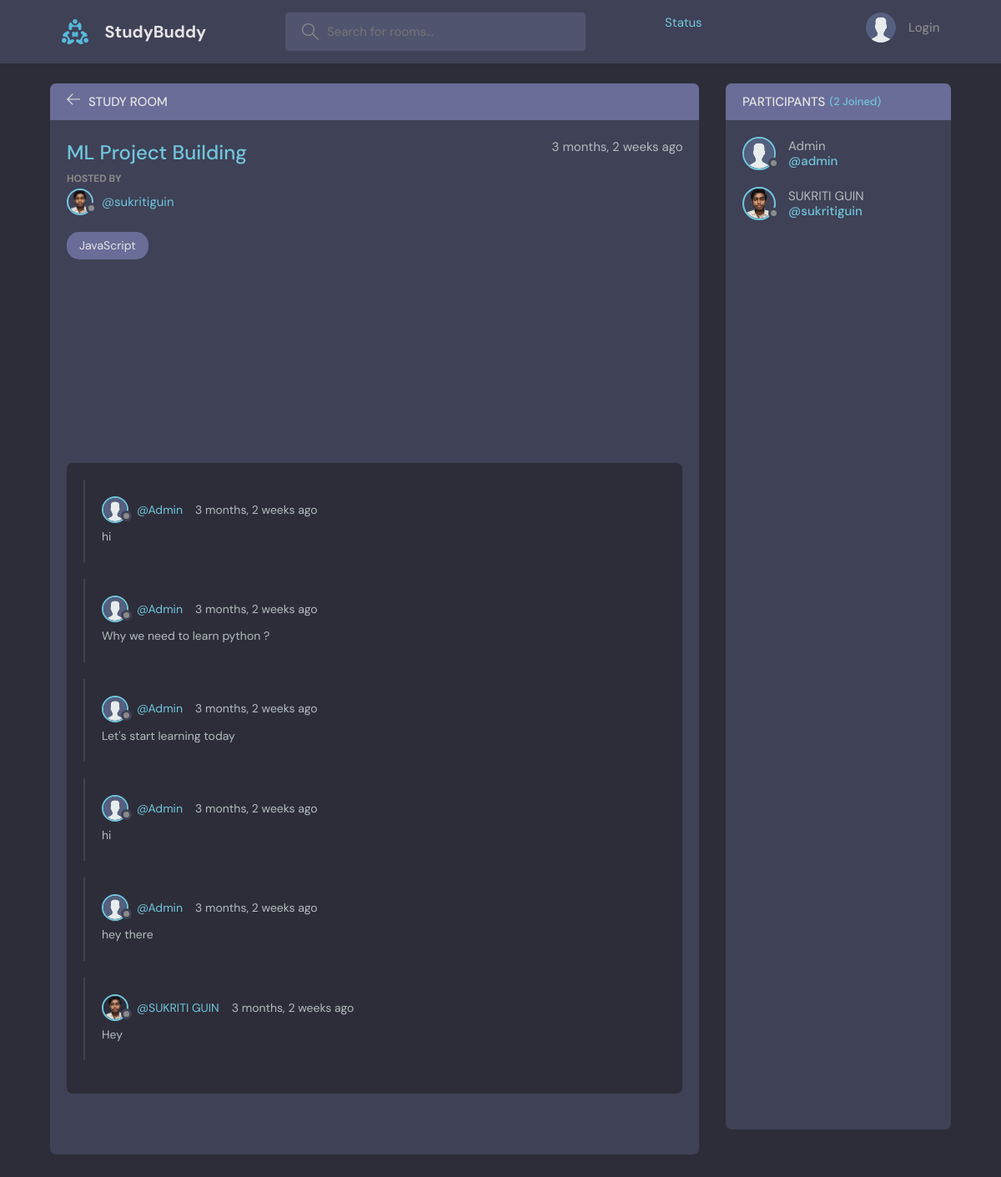
Page /room/2/ on the committed database.
### base/models.py (models this page shows, shortened)
class Room(models.Model):
    host = models.ForeignKey(User, on_delete=models.SET_NULL, null=True)
    topic = models.ForeignKey(Topic, on_delete=models.SET_NULL, null=True)
    name = models.CharField(max_length=200)
    description = models.TextField(null=True, blank=True)
    participants = models.ManyToManyField(User, related_name='participants', blank=True)
    updated = models.DateTimeField(auto_now=True)
    created = models.DateTimeField(auto_now_add=True)
    class Meta:
        ordering = ['-updated', '-created']

class User(AbstractUser):
    name = models.CharField(max_length=255, null=True)
    email = models.EmailField(unique=True, null=True)
    bio = models.TextField(null=True, blank=True)
    avatar = models.ImageField(null=True, default="avatar.svg")
    USERNAME_FIELD = 'email'
    REQUIRED_FIELDS = []

class Message(models.Model):
    user = models.ForeignKey(User, on_delete=models.CASCADE)
    room = models.ForeignKey(Room, on_delete=models.CASCADE)
    body = models.TextField()
    updated = models.DateTimeField(auto_now=True)
    created = models.DateTimeField(auto_now_add=True)
    class Meta:
        ordering = ['-updated', '-created']

### base/views.py (the view, shortened to what this page needs)
# urls.py: path('room/<str:pk>/', views.room, name='room'),
def room(request, pk):
    room = Room.objects.get(id=pk)
    room_messages = room.message_set.all()
    image_messages = room.imagemessage_set.all()
    pdf_messages = room.pdfmessage_set.all()
    participants = room.participants.all()
    all_messages = sorted(
        chain(room_messages, image_messages, pdf_messages),
        key=lambda message: message.created,
        reverse=True
    )
    context = {
        'room': room,
        'all_messages': all_messages,
        'participants': participants,
    }
    return render(request, 'base/room.html', context=context)

### base/templates/base/room.html (shortened to what this page needs)
{% extends 'main.html' %}
{% block content %}
    <main class="profile-page layout layout--2">
      <div class="container">
        <div class="room">
          <div class="room__top">
            <div class="room__topLeft">
              <a href="{% url 'home' %}">
                <svg version="1.1" xmlns="http://www.w3.org/2000/svg" width="32" height="32" viewBox="0 0 32 32">
                  <title>arrow-left</title>
                  <path
                    d="M13.723 2.286l-13.723 13.714 13.719 13.714 1.616-1.611-10.96-10.96h27.625v-2.286h-27.625l10.965-10.965-1.616-1.607z"
                  ></path>
                </svg>
              </a>
              <h3>Study Room</h3>
            </div>
          </div>
          <div class="room__box scroll">
            <div class="room__header scroll">
              <div class="room__info">
                <h3>{{room.name}}</h3>
                <span>{{room.created|timesince}} ago</span>
              </div>
              <div class="room__hosted">
                <p>Hosted By</p>
                <a href="{% url 'user-profile' room.host.id %}" class="room__author">
                  <div class="avatar avatar--small">
                    <img src="{{ room.host.avatar.url }}" />
                  </div>
                  <span>@{{room.host.username}}</span>
                </a>
              </div>
              <span class="room__topics">JavaScript</span>
            </div>
            <div class="room__conversation">
              <div class="threads scroll">
                {% for message in all_messages  %}
                <div class="thread">
                  <div class="thread__top">
                    <div class="thread__author">
                      <a href="#" class="thread__authorInfo">
                        <div class="avatar avatar--small">
                          <img src="{{ message.user.avatar.url }}" />
                        </div>
                        <span>@{{message.user.name}}</span>
                      </a>
                      <span class="thread__date">{{message.created|timesince}} ago</span>
                    </div>
                  </div>
                  <div class="thread__details">
                    {% if message.body %}
                      <p>{{ message.body }}</p>
                    {% endif %}
                  </div>
                </div>
                {% endfor %}
              </div>
            </div>
          </div>
        </div>
        <div class="participants">
          <h3 class="participants__top">Participants <span>({{participants.count}} Joined)</span></h3>
          <div class="participants__list scroll">
            {% for user in participants %}
            <a href="{% url 'user-profile' user.id %}" class="participant">
              <div class="avatar avatar--medium">
                <img src="{{ user.avatar.url }}" />
              </div>
              <p>
                {{user.name}}
                <span>@{{user.username}}</span>
              </p>
            </a>
            {% endfor %}
          </div>
        </div>
      </div>
    </main>
{% endblock content %}

### rows in the picture
Room: name "ML Project Building", created "3 months, 2 weeks", host.avatar (picture), host.username "sukritiguin"
Message: user.avatar (placeholder picture), user.name "Admin", created "3 months, 2 weeks", body "hi"
Message: user.avatar (placeholder picture), user.name "Admin", created "3 months, 2 weeks", body "Why we need to learn python ?"
Message: user.avatar (placeholder picture), user.name "Admin", created "3 months, 2 weeks", body "Let's start learning today"
Message: user.avatar (placeholder picture), user.name "Admin", created "3 months, 2 weeks", body "hi"
Message: user.avatar (placeholder picture), user.name "Admin", created "3 months, 2 weeks", body "hey there"
Message: user.avatar (picture), user.name "SUKRITI GUIN", created "3 months, 2 weeks", body "Hey"
User: avatar (placeholder picture), name "Admin", username "admin"
User: avatar (picture), name "SUKRITI GUIN", username "sukritiguin"

### other values in the picture
{{ participants.count }} "2"
